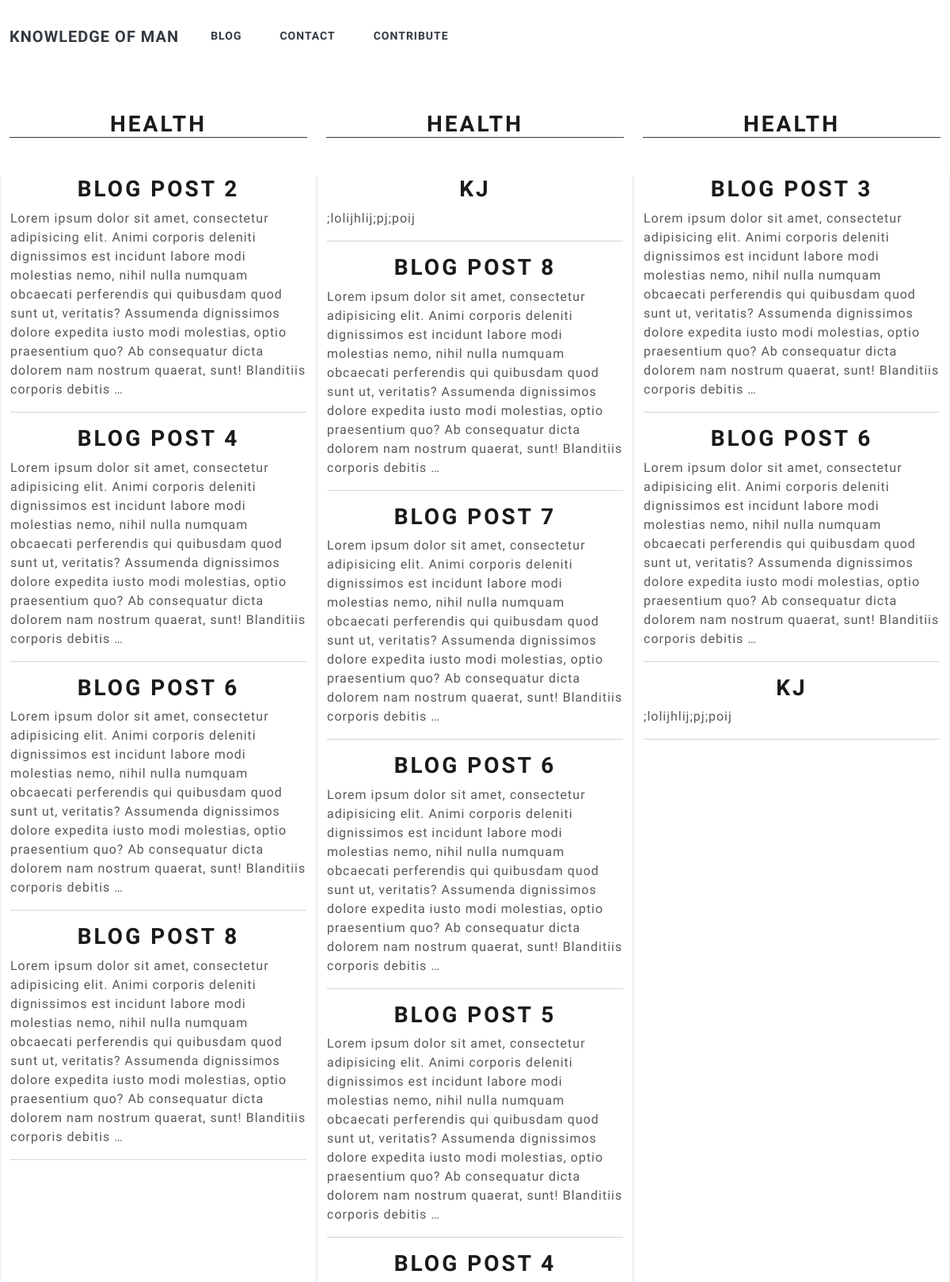
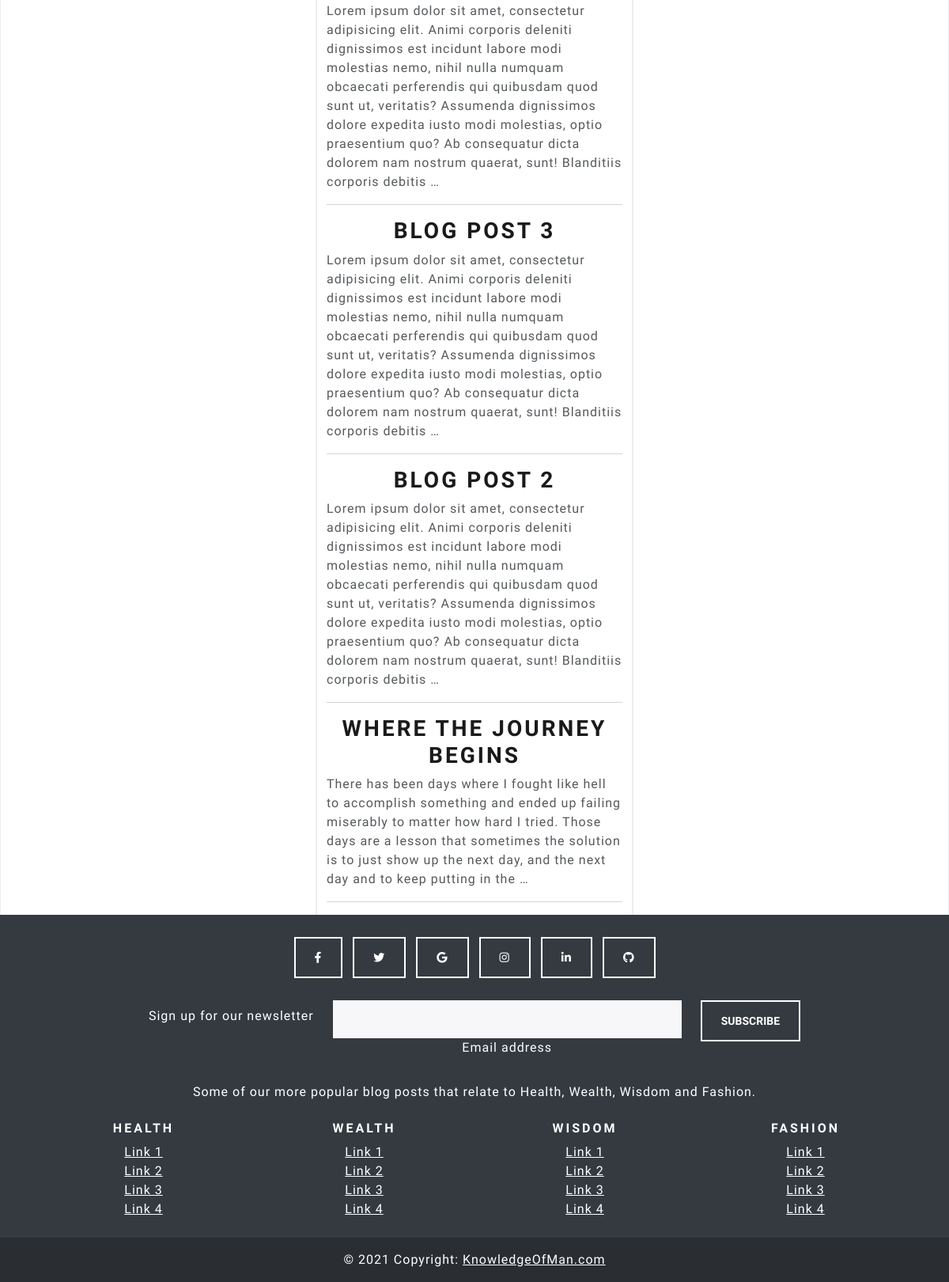
Before: / with the older database file (2 pictures, top to bottom).
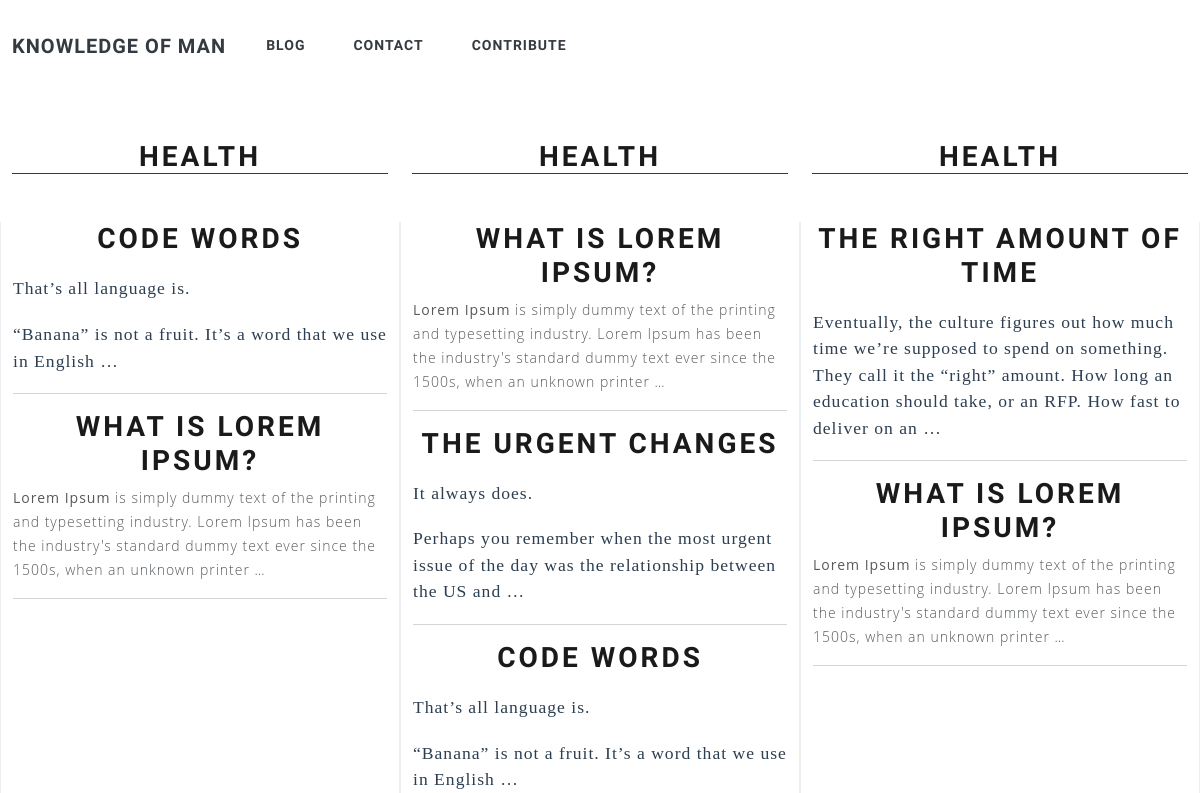
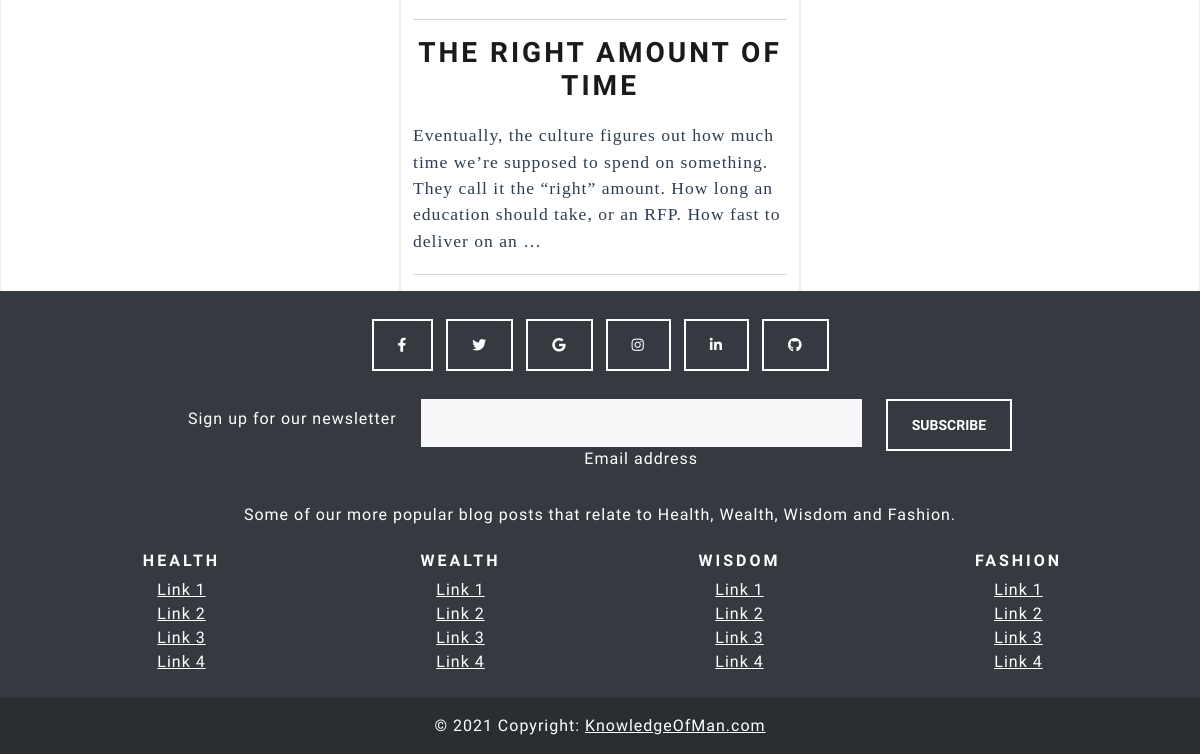
After: the same page with the newer database file (2 pictures, top to bottom).
### blog/models.py (models this page shows, shortened)
class Post(models.Model):
    title = models.CharField(max_length=200)
    author = models.ForeignKey(PostAuthor, on_delete=models.SET_NULL, null=True)
    post_card_image = ResizedImageField([300, 300], null=True, blank=True, upload_to="blog/static/images/", quality=100)
    description = models.TextField(max_length=3500, help_text="Enter your blog text here")
    post_date = models.DateField(default=date.today)
    class Meta:
        ordering = ["-post_date"]

### blog/views.py (the view)
# urls.py: path('', views.index, name='index'),
def index(request):
    posts = Post.objects.all()
    context = {
        'posts': posts
    }
    return render(request, 'blog/index.html', context)

### blog/templates/blog/index.html
{% extends 'blog/base.html' %}
{% load static %}
{% block content %}
    <div class="container-fluid">
        <div class="row">
            <div class="col">
                <h2 class="my-5 text-center  border-bottom border-dark">Health</h2>
            </div>
            <div class="col">
                <h2 class="my-5 text-center  border-bottom border-dark">Health</h2>
            </div>
            <div class="col">
                <h2 class="my-5 text-center  border-bottom border-dark">Health</h2>
            </div>
        </div>
    </div>
    <div class="container-fluid">
        <div class="row">
            <div class="col border-end border-start ">
                {% for post in posts %}
                    {% if post.id|divisibleby:2 %}
                        <article class="w-100">
                            <h2 class="text-center">{{ post.title }}</h2>
                            <div>{{ post.description|truncatewords:50|safe }}</div>
                        </article>
                        <hr>
                    {% endif %}
                {% endfor %}
            </div>
            <div class="col border-end border-start ">
                {% for post in posts reversed %}
                    <article class="w-100">
                        <h2 class="text-center">{{ post.title }}</h2>
                        <div>{{ post.description|truncatewords:50|safe }}</div>
                    </article>
                    <hr>
                {% endfor %}
            </div>
            <div class="col border-end border-start ">
                {% for post in posts %}
                    {% if post.id|divisibleby:3 %}
                        <article class="w-100">
                            <h2 class="text-center">{{ post.title }}</h2>
                            <div>{{ post.description|truncatewords:50|safe }}</div>
                        </article>
                        <hr>
                    {% endif %}
                {% endfor %}
            </div>
        </div>
    </div>
{% endblock content %}

### blog/templates/blog/base.html (shortened to what this page needs)
{% load static %}
<!doctype html>
<html lang="en">
<head>
    <link rel="stylesheet" href="https://cdnjs.cloudflare.com/ajax/libs/font-awesome/5.15.3/css/all.min.css"
/>
    <link href="https://cdn.jsdelivr.net/npm/bootstrap@5.0.1/dist/css/bootstrap.min.css" rel="stylesheet"
>
    <link rel="stylesheet" href="{% static 'css/bootstrap.min.css' %}">
</head>
<body>
<nav class="navbar navbar-expand-lg navbar-dark bg-light text-dark border-0">
    <div class="container-fluid">
        <a class="navbar-brand text-dark" href="{% url 'index' %}">Knowledge Of Man</a>
        <div class="collapse navbar-collapse" id="navbarNav">
            <ul class="navbar-nav">
                <li class="nav-item">
                    <a class="nav-link active text-dark" aria-current="page" href="{% url 'post_list' %}">Blog</a>
                </li>
                <li class="nav-item">
                    <a class="nav-link text-dark" href="{% url 'contact' %}">Contact</a>
                </li>
                <li class="nav-item">
                    <a class="nav-link text-dark" href="{% url 'support' %}">Contribute</a>
                </li>
            </ul>
        </div>
    </div>
</nav>
<div class=" min-vh-100">
    {% block content %}
    {% endblock content %}
</div>
<footer class="bg-dark text-center text-white">
    <div class="container p-4">
        <section class="mb-4">
            <a class="btn btn-outline-light btn-floating m-1" href="#" role="button"
            ><i class="fab fa-facebook-f"></i
            ></a>
            <a class="btn btn-outline-light btn-floating m-1" href="#" role="button"
            ><i class="fab fa-twitter"></i
            ></a>
            <a class="btn btn-outline-light btn-floating m-1" href="#" role="button"
            ><i class="fab fa-google"></i
            ></a>
            <a class="btn btn-outline-light btn-floating m-1" href="#" role="button"
            ><i class="fab fa-instagram"></i
            ></a>
            <a class="btn btn-outline-light btn-floating m-1" href="#" role="button"
            ><i class="fab fa-linkedin-in"></i
            ></a>
            <a class="btn btn-outline-light btn-floating m-1" href="#" role="button"
            ><i class="fab fa-github"></i
            ></a>
        </section>
        <section class="">
            <form action="">
                <div class="row d-flex justify-content-center">
                    <div class="col-auto">
                        <p class="pt-2">
                            <strong>Sign up for our newsletter</strong>
                        </p>
                    </div>
                    <div class="col-md-5 col-12">
                        <div class="form-outline form-white mb-4">
                            <input type="email" id="form5Example2" class="form-control"/>
                            <label class="form-label" for="form5Example2">Email address</label>
                        </div>
                    </div>
                    <div class="col-auto">
                        <button type="submit" class="btn btn-outline-light mb-4">
                            Subscribe
                        </button>
                    </div>
                </div>
            </form>
        </section>
        <section class="mb-4">
            <p>
                Some of our more popular blog posts that relate to Health, Wealth, Wisdom and Fashion.
            </p>
        </section>
        <section class="">
            <div class="row">
                <div class="col-lg-3 col-md-6 mb-4 mb-md-0">
                    <h5 class="text-uppercase text-light text-light">Health</h5>
                    <ul class="list-unstyled mb-0">
                        <li>
                            <a href="#" class="text-white">Link 1</a>
                        </li>
                        <li>
                            <a href="#" class="text-white">Link 2</a>
                        </li>
                        <li>
                            <a href="#" class="text-white">Link 3</a>
                        </li>
                        <li>
                            <a href="#" class="text-white">Link 4</a>
                        </li>
                    </ul>
                </div>
                <div class="col-lg-3 col-md-6 mb-4 mb-md-0">
                    <h5 class="text-uppercase text-light">Wealth</h5>
                    <ul class="list-unstyled mb-0">
                        <li>
                            <a href="#" class="text-white">Link 1</a>
                        </li>
                        <li>
                            <a href="#" class="text-white">Link 2</a>
                        </li>
                        <li>
                            <a href="#" class="text-white">Link 3</a>
                        </li>
                        <li>
                            <a href="#" class="text-white">Link 4</a>
                        </li>
                    </ul>
                </div>
                <div class="col-lg-3 col-md-6 mb-4 mb-md-0">
                    <h5 class="text-uppercase text-light">Wisdom</h5>
                    <ul class="list-unstyled mb-0">
                        <li>
                            <a href="#" class="text-white">Link 1</a>
                        </li>
                        <li>
                            <a href="#" class="text-white">Link 2</a>
                        </li>
                        <li>
                            <a href="#" class="text-white">Link 3</a>
                        </li>
                        <li>
                            <a href="#" class="text-white">Link 4</a>
                        </li>
                    </ul>
                </div>
                <div class="col-lg-3 col-md-6 mb-4 mb-md-0">
                    <h5 class="text-uppercase text-light">Fashion</h5>
                    <ul class="list-unstyled mb-0">
                        <li>
                            <a href="#" class="text-white">Link 1</a>
                        </li>
                        <li>
                            <a href="#" class="text-white">Link 2</a>
                        </li>
                        <li>
                            <a href="#" class="text-white">Link 3</a>
                        </li>
                        <li>
                            <a href="#" class="text-white">Link 4</a>
                        </li>
                    </ul>
                </div>
            </div>
        </section>
    </div>
    <div class="text-center p-3" style="background-color: rgba(0, 0, 0, 0.2);">
        © 2021 Copyright:
        <a class="text-white" href="{% url 'post_list' %}">KnowledgeOfMan.com</a>
    </div>
</footer>
</body>
</html>

Changed rows visible on the page:
removed Post: title "BLOG POST 2", description "Lorem ipsum dolor sit amet, consectetur adipisicing elit. Animi corporis deleniti dignissimos est incidunt labore modi molestias nemo, nihil nulla numquam obcaecati perferendis qui quibusdam quod sunt ut, veritatis? Assumenda dignissimos dolore expedita iusto modi molestias, optio praesentium quo? Ab consequatur dicta dolorem nam nostrum quaerat, sunt! Blanditiis corporis debitis …"
removed Post: title "BLOG POST 4", description "Lorem ipsum dolor sit amet, consectetur adipisicing elit. Animi corporis deleniti dignissimos est incidunt labore modi molestias nemo, nihil nulla numquam obcaecati perferendis qui quibusdam quod sunt ut, veritatis? Assumenda dignissimos dolore expedita iusto modi molestias, optio praesentium quo? Ab consequatur dicta dolorem nam nostrum quaerat, sunt! Blanditiis corporis debitis …"
removed Post: title "BLOG POST 6", description "Lorem ipsum dolor sit amet, consectetur adipisicing elit. Animi corporis deleniti dignissimos est incidunt labore modi molestias nemo, nihil nulla numquam obcaecati perferendis qui quibusdam quod sunt ut, veritatis? Assumenda dignissimos dolore expedita iusto modi molestias, optio praesentium quo? Ab consequatur dicta dolorem nam nostrum quaerat, sunt! Blanditiis corporis debitis …"
removed Post: title "BLOG POST 8", description "Lorem ipsum dolor sit amet, consectetur adipisicing elit. Animi corporis deleniti dignissimos est incidunt labore modi molestias nemo, nihil nulla numquam obcaecati perferendis qui quibusdam quod sunt ut, veritatis? Assumenda dignissimos dolore expedita iusto modi molestias, optio praesentium quo? Ab consequatur dicta dolorem nam nostrum quaerat, sunt! Blanditiis corporis debitis …"
removed Post: title "KJ", description ";lolijhlij;pj;poij"
removed Post: title "BLOG POST 7", description "Lorem ipsum dolor sit amet, consectetur adipisicing elit. Animi corporis deleniti dignissimos est incidunt labore modi molestias nemo, nihil nulla numquam obcaecati perferendis qui quibusdam quod sunt ut, veritatis? Assumenda dignissimos dolore expedita iusto modi molestias, optio praesentium quo? Ab consequatur dicta dolorem nam nostrum quaerat, sunt! Blanditiis corporis debitis …"
removed Post: title "BLOG POST 5", description "Lorem ipsum dolor sit amet, consectetur adipisicing elit. Animi corporis deleniti dignissimos est incidunt labore modi molestias nemo, nihil nulla numquam obcaecati perferendis qui quibusdam quod sunt ut, veritatis? Assumenda dignissimos dolore expedita iusto modi molestias, optio praesentium quo? Ab consequatur dicta dolorem nam nostrum quaerat, sunt! Blanditiis corporis debitis …"
removed Post: title "BLOG POST 3", description "Lorem ipsum dolor sit amet, consectetur adipisicing elit. Animi corporis deleniti dignissimos est incidunt labore modi molestias nemo, nihil nulla numquam obcaecati perferendis qui quibusdam quod sunt ut, veritatis? Assumenda dignissimos dolore expedita iusto modi molestias, optio praesentium quo? Ab consequatur dicta dolorem nam nostrum quaerat, sunt! Blanditiis corporis debitis …"
removed Post: title "WHERE THE JOURNEY BEGINS", description "There has been days where I fought like hell to accomplish something and ended up failing miserably to matter how hard I tried. Those days are a lesson that sometimes the solution is to just show up the next day, and the next day and to keep putting in the …"
added Post: title "CODE WORDS", description "That’s all language is. “Banana” is not a fruit. It’s a word that we use in English …"
added Post: title "WHAT IS LOREM IPSUM?", description "Lorem Ipsum is simply dummy text of the printing and typesetting industry. Lorem Ipsum has been the industry's standard dummy text ever since the 1500s, when an unknown printer …"
added Post: title "THE URGENT CHANGES", description "It always does. Perhaps you remember when the most urgent issue of the day was the relationship between the US and …"
added Post: title "THE RIGHT AMOUNT OF TIME", description "Eventually, the culture figures out how much time we’re supposed to spend on something. They call it the “right” amount. How long an education should take, or an RFP. How fast to deliver on an …"
